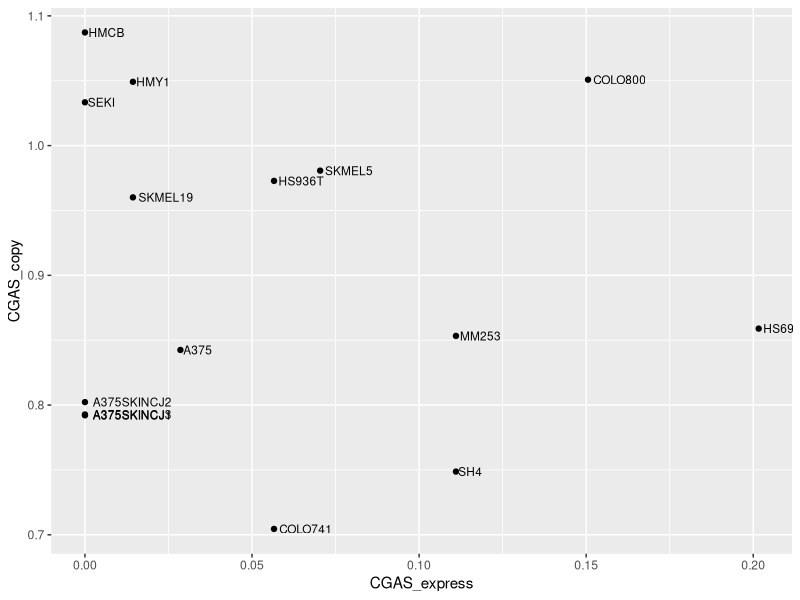

Source code (R):
## ---- chunk 1
knitr::opts_chunk$set(echo = FALSE)
library(tidyverse)
library(readxl)
library(dplyr)
expression <- read_excel("cGAS-STING-expression.xlsx")
copynumber <- read_excel("cGAS-STING-copy.xlsx")
mutation <- read_excel("cGAS-STING-mutation.xlsx")
info <- read_excel("cell-line-info.xlsx")
## ---- chunk 2
cgas_mutation <- mutation %>%
  filter(CGAS == 1)

cGAS_data <- expression %>%
  filter(CGAS_express < 0.220941) %>%
  inner_join(copynumber) %>%
  inner_join(info) %>%
  anti_join(cgas_mutation) %>%
  select(lineage_1, CGAS_express, CGAS_copy, cell_line)
## ---- chunk 3
cGAS_data %>%
  filter(lineage_1 == "Skin") %>%
ggplot(aes(x = CGAS_express, y = CGAS_copy)) +
  geom_point() +
  geom_text(aes(x = CGAS_express, y = CGAS_copy, label = cell_line), size = 3,
            hjust = -0.1)
